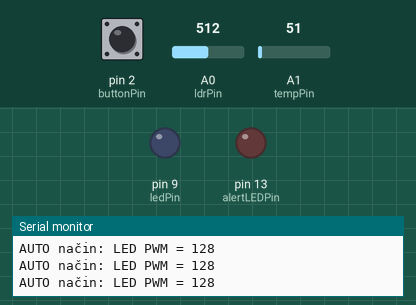
The sketch below on a simulated Arduino Uno, built with avr-gcc and run on an emulated ATmega328P. Parts: output pins drawn as LEDs (lit = HIGH), the last lines printed to the serial monitor. Dashed ring = blinking. The test bench sets the inputs (shaded band); at power-on: A1 (tempPin) = 51, A0 (ldrPin) = 512, pin 2 (buttonPin) HIGH.

Above: at 1.3 s.
1.4 s: A1 (tempPin) set to 57
9.9 s: A1 (tempPin) set to 68
At 12.76 s:
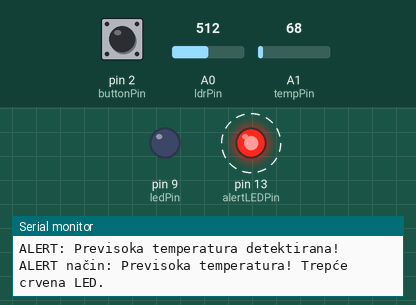
14.8 s: A0 (ldrPin) set to 107
25.9 s: A0 (ldrPin) set to 95
Timing chart, 0 to 38.0 s (numbered marks = the images above; inputs shaded):
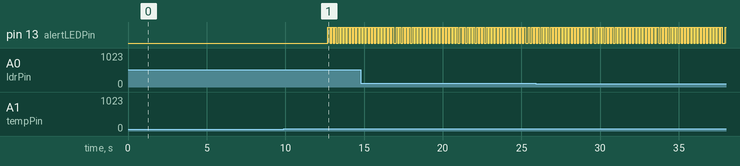

Measured:
- the behaviour switches between 61 and 62 on A1 (tempPin) (found by bisection; images 0 and 1)
- after the input at 9.9 s, pin 13 (alertLEDPin): alternates HIGH for 0.10 s and LOW for 0.10 s, starting after 2.8 s

The sketch:

sketch.ino
```cpp
/**
 * @file complex_smart_lighting_system.ino
 *
 * @mainpage Sustav za pametno osvjetljenje i monitor temperature
 *
 * @section opis Opis
 * Ovaj projekt demonstrira naprednije upravljanje LED osvjetljenjem
 * i praćenje temperature pomoću dva senzora:
 *  - Fotootpornik (LDR, spojen na A0) kontrolira svjetlinu LED diode u AUTO načinu.
 *  - Temperaturni senzor (npr. LM35, spojen na A1) prati temperaturu.
 *
 * Sustav radi u tri načina:
 *   - AUTO način: automatski se podešava svjetlina LED diode.
 *   - RUČNI način: LED dioda na pinu 9 trepće, a način se prebacuje pritiskom tipke na pinu 2.
 *   - ALERT način: ako temperatura prijeđe prag, LED na pinu 13 (crvena upozoravajuća LED)
 *     brzo trepće kao signal upozorenja.
 *
 * Timer1 prekid je konfiguriran tako da se svakih 5 sekundi osvježe očitanja senzora
 * i kontrolira logika prebacivanja načina.
 *
 * @section hardver Hardversko postavljanje
 * - LED (normalna) spojena na pin 9 (PWM izlaz)
 * - Upozoravajuća LED (crvena) spojena na pin 13
 * - Fotootpornik spojen u djeliteljskom krugu na A0
 * - Temperaturni senzor (npr. LM35) spojen na A1
 * - Tipkalo spojeno na pin 2 (INT0) s aktivnim internim pull-up otpornikom
 *
 * @section autor Autor
 * - Kreirano [Branimir Kuveždić] na 09.04.2025.
 */

#include <avr/interrupt.h>
#include <avr/sleep.h>
#include <avr/power.h>

// Definicija načina rada
enum SystemState { AUTO, MANUAL, ALERT };
volatile SystemState systemState = AUTO;

// Zastavice za prekide
volatile bool modeToggleFlag = false;
volatile bool timerFlag = false;

// Definicije pinova
const int ledPin      = 9;   // Normalna LED (PWM kontrola)
const int alertLEDPin = 13;  // Upozoravajuća LED (ALERT način)
const int buttonPin   = 2;   // Tipkalo za prebacivanje načina
const int ldrPin      = A0;  // Fotootpornik
const int tempPin     = A1;  // Temperaturni senzor

// Varijable za debouncing tipke
unsigned long lastToggleTime = 0;
const unsigned long debounceDelay = 50; // 50 ms debounce

// Brojač ručnih ciklusa; nakon određenog broja, sustav se vraća u AUTO način
int manualCycleCount = 0;
const int manualCycleLimit = 3;

// Temperaturni prag (npr. 30 °C)
float temperatureThreshold = 30.0;

// Timer1 prekidna rutina (svakih 5 sekundi)
ISR(TIMER1_OVF_vect) {
  timerFlag = true;
  TCNT1 = 0;
}

// Prekidna rutina za tipku
void buttonISR() {
  modeToggleFlag = true;
}

// Konfiguracija Timer1 za približno 5 sekundi (ovisno o frekvenciji procesora, 16 MHz)
void setupTimer1() {
  noInterrupts();
  TCCR1A = 0;
  TCCR1B = 0;
  TCNT1 = 0;

  // Postavi prescaler na 1024
  TCCR1B |= (1 << CS12) | (1 << CS10);

  // Omogući overflow prekid
  TIMSK1 |= (1 << TOIE1);
  interrupts();
}

void setup() {
  Serial.begin(9600);

  // Konfiguracija pinova
  pinMode(ledPin, OUTPUT);
  pinMode(alertLEDPin, OUTPUT);
  pinMode(buttonPin, INPUT_PULLUP);

  // Vanjski prekid za tipku (INT0)
  attachInterrupt(digitalPinToInterrupt(buttonPin), buttonISR, FALLING);

  // Inicijalizacija Timer1
  setupTimer1();

  Serial.println(F("=== Složeniji sustav za pametno osvjetljenje i monitor temperature ==="));
  Serial.println(F("Pritisnite tipku na pinu 2 za prebacivanje između automatskog i ručnog načina rada."));
  Serial.println(F("Senzori: fotootpornik (A0) i temperaturni senzor (A1)."));
}

void loop() {
  // Obrada prekida tipke s debouncingom
  if (modeToggleFlag && (millis() - lastToggleTime >= debounceDelay)) {
    if(systemState == AUTO) {
      systemState = MANUAL;
      manualCycleCount = 0;
      Serial.println(F("Prebačeno u RUČNI način rada."));
    }
    else if(systemState == MANUAL) {
      systemState = AUTO;
      Serial.println(F("Prebačeno u AUTOMATSKI način rada."));
    }
    // Reset zastavice i postavi vrijeme posljednjeg pritiska
    modeToggleFlag = false;
    lastToggleTime = millis();
  }

  // Periodično očitavanje senzora svakih 5 sekundi (Timer1 prekid)
  if(timerFlag) {
    timerFlag = false;

    int ldrValue = analogRead(ldrPin);
    int tempValue = analogRead(tempPin);

    // Pretvorba očitanja temperaturnog senzora u °C
    // (Za LM35, 10 mV/°C; ADC: 0-1023 za 0-5V)
    float temperature = (tempValue * 500.0) / 1023;

    Serial.print(F("Senzor LDR: "));
    Serial.print(ldrValue);
    Serial.print(F(" | Temperatura: "));
    Serial.print(temperature);
    Serial.println(F(" °C"));

    // Provjera temperature – ako je previsoka, prebacuje se u ALERT način
    if(temperature >= temperatureThreshold) {
      systemState = ALERT;
      Serial.println(F("ALERT: Previsoka temperatura detektirana!"));
    }

    // U ručnom načinu, broji se ciklusi i nakon određenog broja se automatski vraća u AUTO način
    if(systemState == MANUAL) {
      manualCycleCount++;
      if(manualCycleCount >= manualCycleLimit) {
        systemState = AUTO;
        manualCycleCount = 0;
        Serial.println(F("Prekoračen broj ručnih ciklusa, prebacivanje u AUTOMATSKI način rada."));
      }
    }
  }

  // Izvršavanje ponašanja ovisno o načinu rada
  if(systemState == AUTO) {
    // AUTO način: LED svjetli proporcionalno očitanju s fotootpornika
    int sensorVal = analogRead(ldrPin);
    int pwmVal = map(sensorVal, 0, 1023, 255, 0); // Tamnija okolina -> jači LED
    analogWrite(ledPin, pwmVal);

    // U ALERT načinu se koristi zasebna LED, pa se u AUTO osigurava da upozoravajuća LED gori isključena
    digitalWrite(alertLEDPin, LOW);

    Serial.print(F("AUTO način: LED PWM = "));
    Serial.println(pwmVal);
  }
  else if(systemState == MANUAL) {
    // RUČNI način: LED trepće u fiksnom intervalu
    static unsigned long lastBlinkTime = 0;
    static bool ledState = false;
    if(millis() - lastBlinkTime >= 250) {
      ledState = !ledState;
      digitalWrite(ledPin, ledState ? HIGH : LOW);
      lastBlinkTime = millis();
    }
    digitalWrite(alertLEDPin, LOW);
    Serial.println(F("RUČNI način: LED trepće."));
  }
  else if(systemState == ALERT) {
    // ALERT način: Normalna LED se gasi, dok upozoravajuća LED (crvena) trepće brže
    digitalWrite(ledPin, LOW);
    static unsigned long lastAlertTime = 0;
    static bool alertState = false;
    if(millis() - lastAlertTime >= 100) {
      alertState = !alertState;
      digitalWrite(alertLEDPin, alertState ? HIGH : LOW);
      lastAlertTime = millis();
    }
    Serial.println(F("ALERT način: Previsoka temperatura! Trepće crvena LED."));
  }

  // Kratko odgađanje kako se ne bi preopteretio serijski monitor
  delay(100);
}
```
